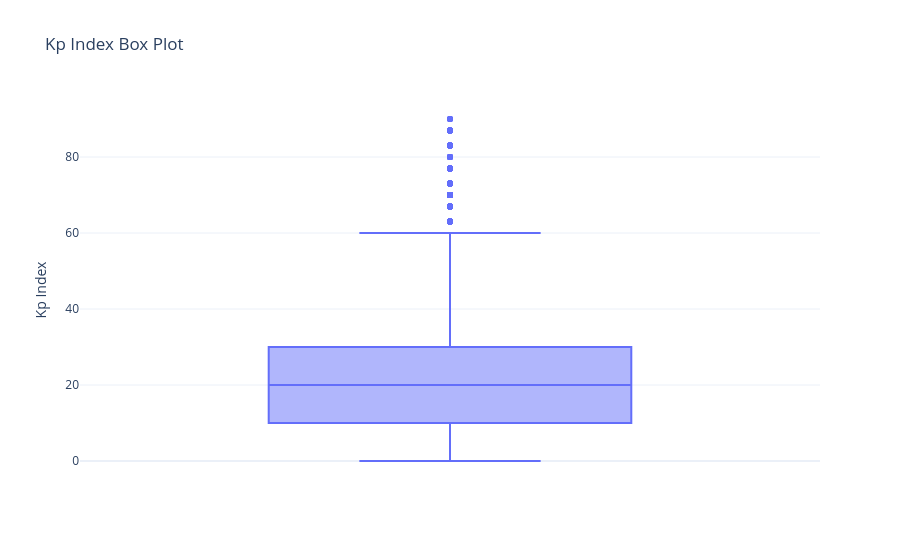

Notebook source saved alongside this figure:
### Markdown cell above
## Plots

### Code cell
fig = px.box(
    kp_df,
    y="kp",
    title="Kp Index Box Plot"
)

fig.update_layout(
    yaxis_title="Kp Index",
    template="plotly_white"
)

fig.show()

### Figure 1 — Plotly figure (JSON) as saved in the notebook; plotly's stock layout.template omitted (floating-point values rounded to 4 significant figures; data arrays with more than 128 entries replaced by an {"elided": "..."} marker saying what was removed)
{"data": [{"alignmentgroup": "True", "hovertemplate": "kp=%{y}<extra></extra>", "legendgroup": "", "marker": {"color": "#636efa"}, "name": "", "notched": false, "offsetgroup": "", "orientation": "v", "showlegend": false, "type": "box", "x0": " ", "xaxis": "x", "y": {"elided": "26304 int values"}, "y0": " ", "yaxis": "y"}], "layout": {"boxmode": "group", "legend": {"tracegroupgap": 0}, "title": {"text": "Kp Index Box Plot"}, "xaxis": {"anchor": "y", "domain": [0, 1]}, "yaxis": {"anchor": "x", "domain": [0, 1], "title": {"text": "Kp Index"}}}}
